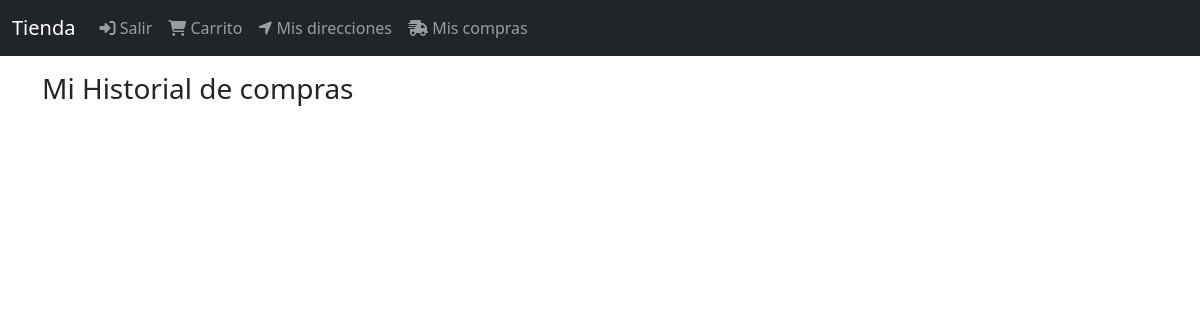
Page /orden/completados (signed in) on the earlier database version.
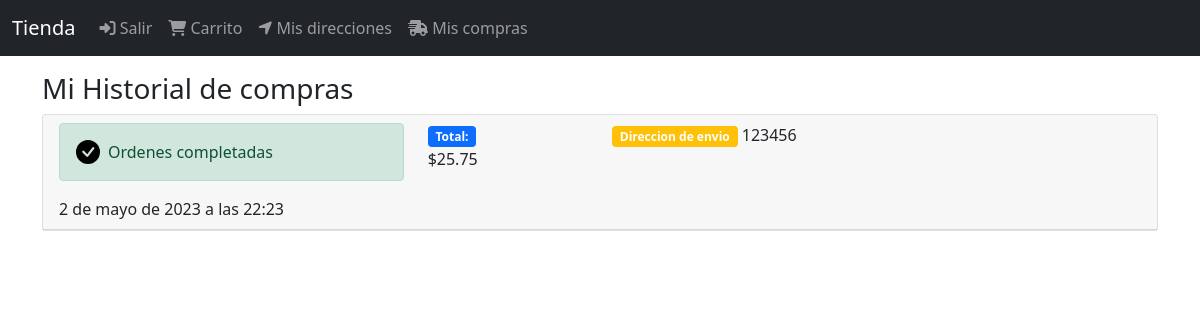
Same page on the later database version.
### orden/models.py (models this page shows, shortened)
class Orden(models.Model):
    ordenID = models.CharField(max_length=100,null=False, unique=True, blank=False)
    user = models.ForeignKey(User, on_delete=models.CASCADE)
    cart = models.ForeignKey(Cart, on_delete=models.CASCADE)
    status = models.CharField(max_length=10, choices=choices, default=OrdenStatus.CREATED )
    envio_total = models.DecimalField(max_digits=10, decimal_places=2, default=10)
    total = models.DecimalField(max_digits=10, decimal_places=2, default=0)
    created_at = models.DateTimeField(auto_now_add=True)
    direccion_envio = models.ForeignKey(DireccionEnvio, null=True , blank=False, on_delete=models.CASCADE)

### DirEnvio/models.py (models this page shows, shortened)
class DireccionEnvio(models.Model):
    user = models.ForeignKey(User,null=False,blank=False, on_delete=models.CASCADE)
    line1= models.CharField(max_length=300)
    line2= models.CharField(max_length=300,blank=True)
    city= models.CharField(max_length=100)
    state= models.CharField(max_length=100)
    country= models.CharField(max_length=50)
    reference= models.CharField(max_length=300)
    postal_code= models.CharField(max_length=10,null=False,blank=False)
    default= models.BooleanField(default=False)
    created_at= models.DateTimeField(auto_now_add=True)
    def __str__(self):
        return self.postal_code

### orden/views.py (the view)
# urls.py: path('completados', views.OrdenView.as_view(), name='completados'),
class OrdenView(LoginRequiredMixin, ListView):
        login_url = 'login'
        template_name = 'orden/ordenes.html'
        def get_queryset(self):
            return self.request.user.ordenes_completadas()

### products/templatetags/funcion_tag.py (called while the page is built)
@register.filter()
def precio_tag(value):
    return '${0:.2f}'.format(value)

### users/models.py (called while the page is built)
    def ordenes_completadas(self):
        return self.orden_set.filter(status=OrdenStatus.COMPLETED).order_by('-id')

### orden/templates/orden/ordenes.html
{% extends "base.html" %}
{% block content %}
<div class="col">
    <div class="h3">
        Mi Historial de compras
    </div>
    <div>
        {% for orden in object_list %}
        {%include 'orden/snippets/orden.html'%}
        {%endfor%}
    </div>
</div>
{%endblock%}

### orden/templates/orden/snippets/orden.html
{% load funcion_tag %}
<div class="card mb-2">
    <div class="card-header">
        <div class="row">
            <div class="col-4">
                <div class="alert alert-success d-flex align-items-center" role="alert">
                    <svg class="bi flex-shrink-0 me-2"  width="24" height="24" role="img" aria-label="Success:"><use xlink:href="#check-circle-fill"/></svg>
                    <div>
                        Ordenes completadas
                    </div>
                </div>
                 <div>
                    {{orden.created_at}}
                </div>
            </div>
            <div class="col-2">
                <div class="badge bg-primary">
                    Total:
                </div>
                <div>
                    {{orden.total |precio_tag}}
                </div>
            </div>
            <div class="col-4">
                <div class="badge bg-warning">
                    Direccion de envio
                </div>
                {{orden.direccion_envio}}
            </div>
        </div>
    </div>
</div>

Differences in the rows shown:
added Orden: created_at "2 de mayo de 2023 a las 22:23", total|precio_tag "$25.75", direccion_envio "123456"
